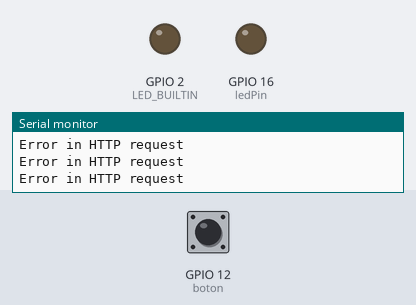
This sketch was run on a simulated ESP32. On the bench: output pins drawn as LEDs (lit = HIGH), the last lines printed to the serial monitor. The inputs (shaded band) are chosen by the test bench; at power-on: GPIO 12 (boton) HIGH. WiFi joins after 1.5 s; servers stay silent unless stated; uploads are accepted with an empty reply.

Above: at 3.2 s.
3.3 s: GPIO 12 (boton) pulled LOW for 3.2 s
At 7.5 s:
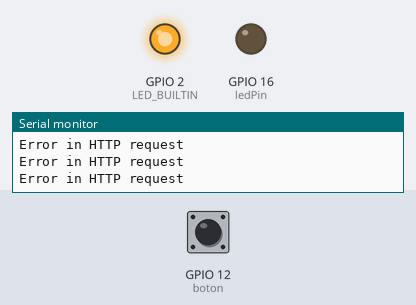
8.0 s: GPIO 12 (boton) pulled LOW for 0.4 s
At 9.1 s:
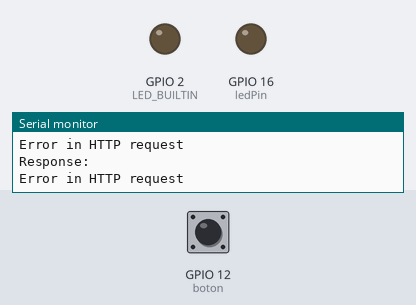
Timing chart, 0 to 11.0 s (numbered marks = the images above; inputs shaded):
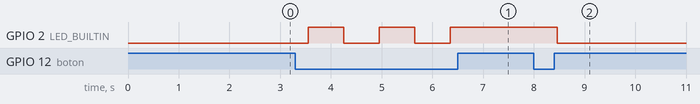

The sketch:

BTN_SWTC_POT.ino.ino
```cpp
#include <WiFi.h>
#include <HTTPClient.h>

const char *ssid = "CLARO1_377328";
const char *password = "1XG6YFIJ7R";
const char *urlSave = "https://catuses.com/proyecto/save.php";
const char *urlCheck = "https://catuses.com/proyecto/check_status.php";  // New endpoint for status check

#define boton 12
#define LED_BUILTIN 2
const int potPin = 34;  // Potentiometer connected to GPIO 34
const int ledPin = 16;  // LED connected to GPIO 16 (PWM pin)

int a = 0;
int potValue = 0;
int ledBrightness = 0;

void setup() {
  Serial.begin(115200);
  pinMode(boton, INPUT_PULLUP);
  pinMode(LED_BUILTIN, OUTPUT);
  pinMode(ledPin, OUTPUT);  // Set the PWM LED pin as an output

  // Connect to Wi-Fi
  WiFi.begin(ssid, password);
  while (WiFi.status() != WL_CONNECTED) {
    delay(1000);
    Serial.println("Connecting to WiFi...");
  }
  Serial.println("Connected to WiFi");
}

void loop() {
  // Button handling and server communication
  int lectura = digitalRead(boton);
  if (lectura == LOW) {
    a = !a;
    delay(150);  // Debounce delay
    digitalWrite(LED_BUILTIN, a ? HIGH : LOW);  // Control onboard LED
    sendStatusToServer(a);  // Send button status to server
  }

  checkAndUpdateTable();  // Check status and update table if necessary

  delay(150);  // Delay for debounce and stabilizing readings
}

void sendStatusToServer(int status) {
  if (WiFi.status() == WL_CONNECTED) {
    HTTPClient http;
    String url = String(urlSave) + "?status=" + String(status);

    http.begin(url);  // Specify destination for HTTP request
    int httpResponseCode = http.GET();  // Send the request

    if (httpResponseCode > 0) {
      String response = http.getString();  // Get the response
      Serial.println("Response: " + response);
    } else {
      Serial.println("Error in HTTP request");
    }

    http.end();  // Free resources
  }
}

void checkAndUpdateTable() {
  if (WiFi.status() == WL_CONNECTED) {
    HTTPClient http;
    String url = String(urlCheck);  // Assuming urlCheck is the URL for checking the table status

    http.begin(url);  // Specify destination for HTTP request
    int httpResponseCode = http.GET();  // Send the request

    if (httpResponseCode > 0) {
      String response = http.getString();  // Get the response
      Serial.println("Table update response: " + response);

      // Parse the response to determine LED status
      int status = response.toInt();  // Convert the response to an integer

      if (status == 1) {
        digitalWrite(LED_BUILTIN, HIGH);  // Turn LED ON
        Serial.println("LED is ON");
        adjustLedBrightness();  // Adjust LED brightness based on potentiometer
      } else if (status == 0) {
        digitalWrite(LED_BUILTIN, LOW);  // Turn LED OFF
        Serial.println("LED is OFF");
        analogWrite(ledPin, 0);  // Set PWM brightness
      } else {
        Serial.println("Unexpected status received: " + response);
      }
    } else {
      Serial.println("Error in HTTP request");
    }

    http.end();  // Free resources
  }
}

// Function to handle potentiometer input and adjust LED brightness
void adjustLedBrightness() {
  potValue = analogRead(potPin);  // Read the potentiometer value (0 to 4095)
  ledBrightness = map(potValue, 0, 4095, 0, 255);  // Map to PWM range (0 to 255)
  analogWrite(ledPin, ledBrightness);  // Set PWM brightness

  // Print for debugging
  Serial.print("Potentiometer Value: ");
  Serial.print(potValue);
  Serial.print(" | LED Brightness: ");
  Serial.println(ledBrightness);
}
```

Measured:
- after the input at 3.3 s, GPIO 2 (LED_BUILTIN): alternates HIGH for 0.70 s and LOW for 0.70 s, 5 changes in all, then stays HIGH, starting after 0.25 s
- after the input at 8.0 s, GPIO 2 (LED_BUILTIN): HIGH → LOW after 0.46 s
